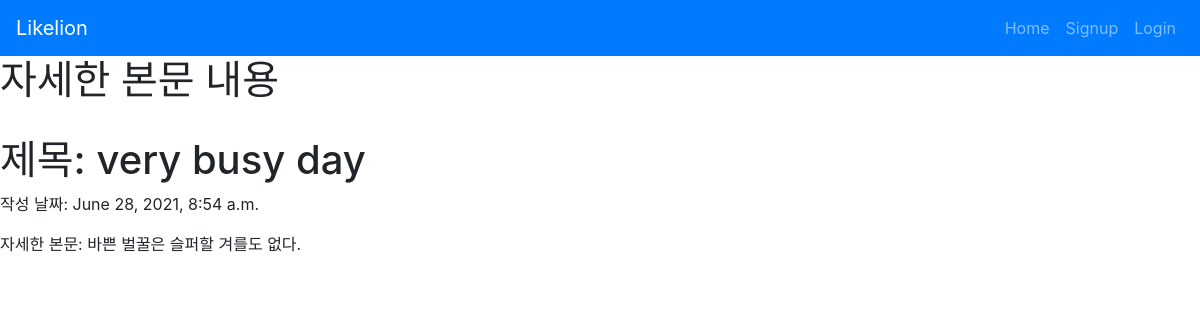
/d/1, run on the app's committed database.
### dapp/models.py (models this page shows, shortened)
class D(models.Model):
    title = models.CharField(max_length=200)
    pub_date = models.DateTimeField('data published')
    body = models.TextField()

### dapp/views.py (the view)
# urls.py: path('d/<int:d_id>', dapp.views.detail, name='detail'),
def detail(request, d_id):
    d_detail = get_object_or_404(D, pk = d_id)
    return render(request, 'detail.html', {'d' : d_detail})

### dapp/templates/detail.html (shortened to what this page needs)
{% extends 'base.html' %}
{% block content %}
<h1>자세한 본문 내용</h1>
<h1>제목: {{d.title}}</h1>
<p>작성 날짜: {{d.pub_date}}</p>
<p>자세한 본문: {{d.body}}</p>
{% endblock %}

### data on the page
D: title "very busy day", pub_date "June 28, 2021, 8:54 a.m.", body "바쁜 벌꿀은 슬퍼할 겨를도 없다."
